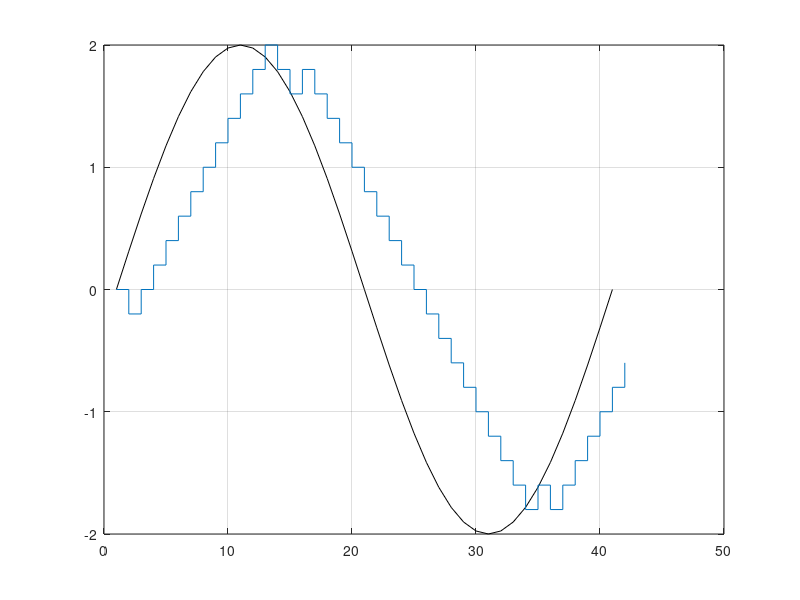

Write MATLAB code to recreate this figure.
a=2;
fm=1000;
T=1/fm;
fs=(2*1000)*20;
ts=1/fs;
t=0:ts:T;
%sampler
x=a*sin(2*pi*fm*t);
l=length(x);
del=0.2;
y=0;
del=0.2;
for i=1:l;
    if  x(i)>y(i)
        d(i)=1;
   y(i+1)=y(i)+del;
    else d(i)=0;
        y(i+1)=y(i)-del;
    end 
end
figure(1)
plot(x,'black');
hold on
stairs(y)
grid on